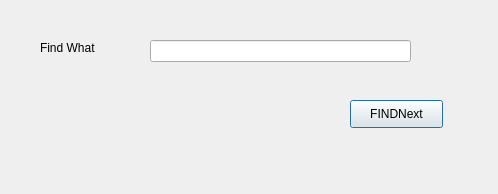
<?xml version="1.0" encoding="UTF-8"?>
<ui version="4.0">
 <class>Dialog</class>
 <widget class="QDialog" name="Dialog">
  <property name="geometry">
   <rect>
    <x>0</x>
    <y>0</y>
    <width>498</width>
    <height>194</height>
   </rect>
  </property>
  <property name="windowTitle">
   <string>Dialog</string>
  </property>
  <widget class="QLabel" name="label">
   <property name="geometry">
    <rect>
     <x>40</x>
     <y>40</y>
     <width>61</width>
     <height>16</height>
    </rect>
   </property>
   <property name="focusPolicy">
    <enum>Qt::StrongFocus</enum>
   </property>
   <property name="toolTip">
    <string extracomment="search the word here"/>
   </property>
   <property name="text">
    <string>Find What</string>
   </property>
   <property name="textFormat">
    <enum>Qt::PlainText</enum>
   </property>
  </widget>
  <widget class="QLineEdit" name="lineEdit">
   <property name="geometry">
    <rect>
     <x>150</x>
     <y>40</y>
     <width>261</width>
     <height>22</height>
    </rect>
   </property>
  </widget>
  <widget class="QPushButton" name="pushButton">
   <property name="geometry">
    <rect>
     <x>350</x>
     <y>100</y>
     <width>93</width>
     <height>28</height>
    </rect>
   </property>
   <property name="text">
    <string>FINDNext</string>
   </property>
  </widget>
 </widget>
 <resources/>
 <connections/>
</ui>
